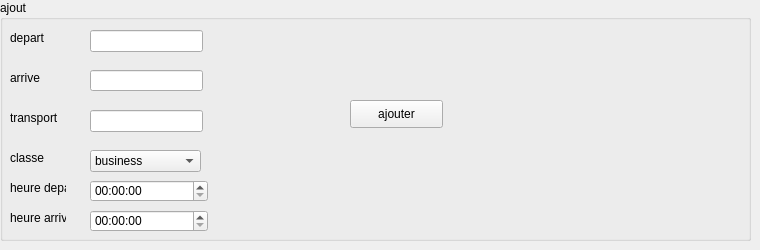
      <widget class="QWidget" name="tab_11">
       <attribute name="title">
        <string>ajouter</string>
       </attribute>
       <widget class="QGroupBox" name="groupBox_3">
        <property name="geometry">
         <rect>
          <x>0</x>
          <y>0</y>
          <width>751</width>
          <height>241</height>
         </rect>
        </property>
        <property name="title">
         <string>ajout</string>
        </property>
        <widget class="QLabel" name="label_21">
         <property name="geometry">
          <rect>
           <x>10</x>
           <y>30</y>
           <width>56</width>
           <height>16</height>
          </rect>
         </property>
         <property name="text">
          <string>depart</string>
         </property>
        </widget>
        <widget class="QLabel" name="label_22">
         <property name="geometry">
          <rect>
           <x>10</x>
           <y>70</y>
           <width>56</width>
           <height>16</height>
          </rect>
         </property>
         <property name="text">
          <string>arrive</string>
         </property>
        </widget>
        <widget class="QLabel" name="label_23">
         <property name="geometry">
          <rect>
           <x>10</x>
           <y>110</y>
           <width>56</width>
           <height>16</height>
          </rect>
         </property>
         <property name="text">
          <string>transport</string>
         </property>
        </widget>
        <widget class="QLabel" name="label_24">
         <property name="geometry">
          <rect>
           <x>10</x>
           <y>150</y>
           <width>56</width>
           <height>16</height>
          </rect>
         </property>
         <property name="text">
          <string>classe</string>
         </property>
        </widget>
        <widget class="QLabel" name="label_25">
         <property name="geometry">
          <rect>
           <x>10</x>
           <y>180</y>
           <width>56</width>
           <height>16</height>
          </rect>
         </property>
         <property name="text">
          <string>heure depart</string>
         </property>
        </widget>
        <widget class="QLabel" name="label_26">
         <property name="geometry">
          <rect>
           <x>10</x>
           <y>210</y>
           <width>56</width>
           <height>16</height>
          </rect>
         </property>
         <property name="text">
          <string>heure arrive</string>
         </property>
        </widget>
        <widget class="QLineEdit" name="le_depart_2">
         <property name="geometry">
          <rect>
           <x>90</x>
           <y>30</y>
           <width>113</width>
           <height>22</height>
          </rect>
         </property>
         <property name="text">
          <string/>
         </property>
        </widget>
        <widget class="QLineEdit" name="le_arrive_2">
         <property name="geometry">
          <rect>
           <x>90</x>
           <y>70</y>
           <width>113</width>
           <height>21</height>
          </rect>
         </property>
         <property name="text">
          <string/>
         </property>
        </widget>
        <widget class="QLineEdit" name="le_transport_2">
         <property name="geometry">
          <rect>
           <x>90</x>
           <y>110</y>
           <width>113</width>
           <height>22</height>
          </rect>
         </property>
         <property name="text">
          <string/>
         </property>
        </widget>
        <widget class="QPushButton" name="bouton_ajouter_2">
         <property name="geometry">
          <rect>
           <x>350</x>
           <y>100</y>
           <width>93</width>
           <height>28</height>
          </rect>
         </property>
         <property name="text">
          <string>ajouter</string>
         </property>
        </widget>
        <widget class="QTimeEdit" name="timeEdit_3">
         <property name="geometry">
          <rect>
           <x>90</x>
           <y>210</y>
           <width>118</width>
           <height>22</height>
          </rect>
         </property>
        </widget>
        <widget class="QTimeEdit" name="timeEdit_4">
         <property name="geometry">
          <rect>
           <x>90</x>
           <y>180</y>
           <width>118</width>
           <height>22</height>
          </rect>
         </property>
        </widget>
        <widget class="QComboBox" name="comboBox_2">
         <property name="geometry">
          <rect>
           <x>90</x>
           <y>150</y>
           <width>111</width>
           <height>22</height>
          </rect>
         </property>
         <item>
          <property name="text">
           <string>business</string>
          </property>
         </item>
         <item>
          <property name="text">
           <string>economy</string>
          </property>
         </item>
        </widget>
       </widget>
      </widget>
